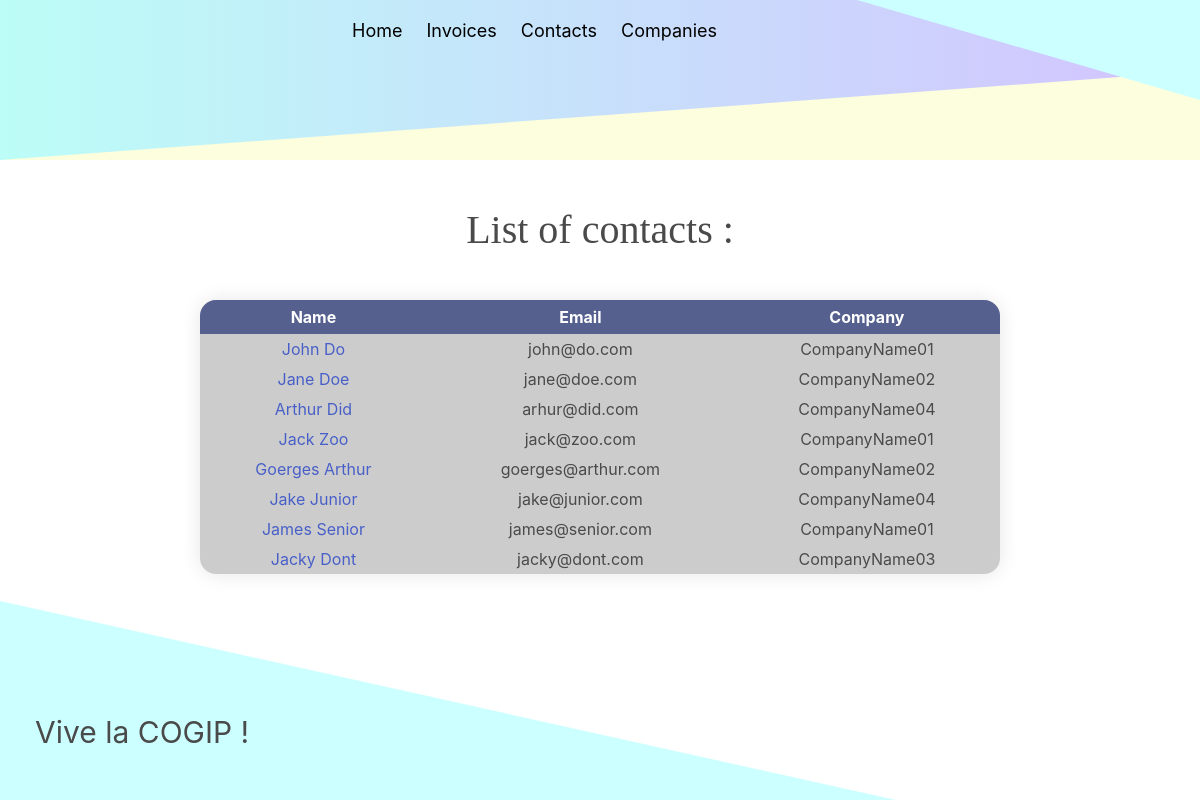
The app's page /contact with its own data.
### tables this page shows
CREATE TABLE `people` (
  `id` int(11) NOT NULL,
  `firstname` varchar(30) NOT NULL,
  `lastname` varchar(30) NOT NULL,
  `email` varchar(30) NOT NULL,
  `company_id` int(11) NOT NULL
);

CREATE TABLE `company` (
  `id` int(11) NOT NULL,
  `name` varchar(50) NOT NULL,
  `country` varchar(50) NOT NULL,
  `VAT_number` varchar(12) NOT NULL,
  `type_id` int(11) NOT NULL
);

### src/Controller/ContactListController.php (called while the page is built, shortened)
<?php
$contacts = new ContactList();
$contacts->setAllList();
$contacts = $contacts->getAllList()->fetchAll();
require __DIR__.'/../view/Lists/contact_list.php';

### public/index.php (called while the page is built, shortened)
<?php
get('/contact', "../src/Controller/ContactListController.php");

### src/Model/ContactList.php (called while the page is built, shortened)
<?php
class ContactList
{
    public function __construct()
    {
        global $db;
        $this->db = $db;
    }
    public function setAllList()
    {
        $query = $this->db->prepare("SELECT * FROM people as p INNER JOIN company as c ON p.company_id = c.id ORDER BY p.id ASC");
        $query->execute();
        $this->query = $query;
    }
    public function getAllList()
    {
        return $this->query;
    }
}

### src/View/Lists/contact_list.php (the view)
<?php require __DIR__.'/../surround/header.php';
?>
<div class='block'>
    <div  class='tables'>
    <label for="contactList" class='Hhome'>List of contacts :</label>
        <table id='contactList'>
        <thead>
            <tr>
                <th>Name</th>
                <th>Email</th>
                <th>Company</th>
            </tr>
        </thead>
        <tbody>
            <?php foreach ($contacts as $contact) {
            ?>
            <tr>
                <td><a href="/contact_details/id/<?php echo $contact['id']?>"><?php echo $contact["firstname"] . ' ' . $contact["lastname"]?></a></td>
                <td><?php echo $contact["email"] ?></td>
                <td><?php echo $contact["name"] ?></td>
            </tr>
            <?php
            }
            ?>
        </tbody>
        </table>
    </div>
</div>
<?php require __DIR__.'/../surround/footer.php' ?>

### public/assets/css/main.css (style rules this page uses)
body, html { height: 100%; }
.tables { display: -webkit-box; display: -ms-flexbox; display: flex; -webkit-box-pack: justify; -ms-flex-pack: justify; justify-content: space-between; -webkit-box-align: center; -ms-flex-align: center; align-items: center; -webkit-box-orient: vertical; -webkit-box-direction: normal; -ms-flex-direction: column; flex-direction: column; -ms-flex-line-pack: justify; align-content: space-between; }
.tables th { color: white; padding: 5px; }
table { width: 800px; border-collapse: collapse; overflow: hidden; -webkit-box-shadow: 0 0 20px rgba(0, 0, 0, 0.1); box-shadow: 0 0 20px rgba(0, 0, 0, 0.1); border-collapse: collapse; border-radius: 1em; overflow: hidden; text-align: center; }
label { padding: 40px; text-align: center; font-family: "Source Serif Pro", serif; font-size: 25px; font-weight: 400; }
tr { padding: 20px; background-color: rgba(0, 0, 0, 0.2); }
thead th { background-color: #55608f; }
tbody td { position: relative; padding: 3px; }
.Hhome { text-align: center; font-family: "Source Serif Pro", serif; font-size: 25px; font-weight: 400; font-size: 40px; }
* { -webkit-box-sizing: border-box !important; box-sizing: border-box !important; }
html { background: url("https://raw.githubusercontent.com/Richardtristan/PHP-challenge-2/Eli/public/assets/img/real-bg.png") no-repeat center center fixed; background-size: cover; height: 100%; overflow: hidden; }
body { display: -webkit-box; display: -ms-flexbox; display: flex; -webkit-box-orient: vertical; -webkit-box-direction: normal; -ms-flex-direction: column; flex-direction: column; height: 100vh; }
.block, .form { -webkit-box-flex: 1; -ms-flex: 1 0 auto; flex: 1 0 auto; }

### records on screen
people: firstname "John", lastname "Do", email "john@do.com", company.name "CompanyName01"
people: firstname "Jane", lastname "Doe", email "jane@doe.com", company.name "CompanyName02"
people: firstname "Arthur", lastname "Did", email "arhur@did.com", company.name "CompanyName04"
people: firstname "Jack", lastname "Zoo", email "jack@zoo.com", company.name "CompanyName01"
people: firstname "Goerges", lastname "Arthur", email "goerges@arthur.com", company.name "CompanyName02"
people: firstname "Jake", lastname "Junior", email "jake@junior.com", company.name "CompanyName04"
people: firstname "James", lastname "Senior", email "james@senior.com", company.name "CompanyName01"
people: firstname "Jacky", lastname "Dont", email "jacky@dont.com", company.name "CompanyName03"
